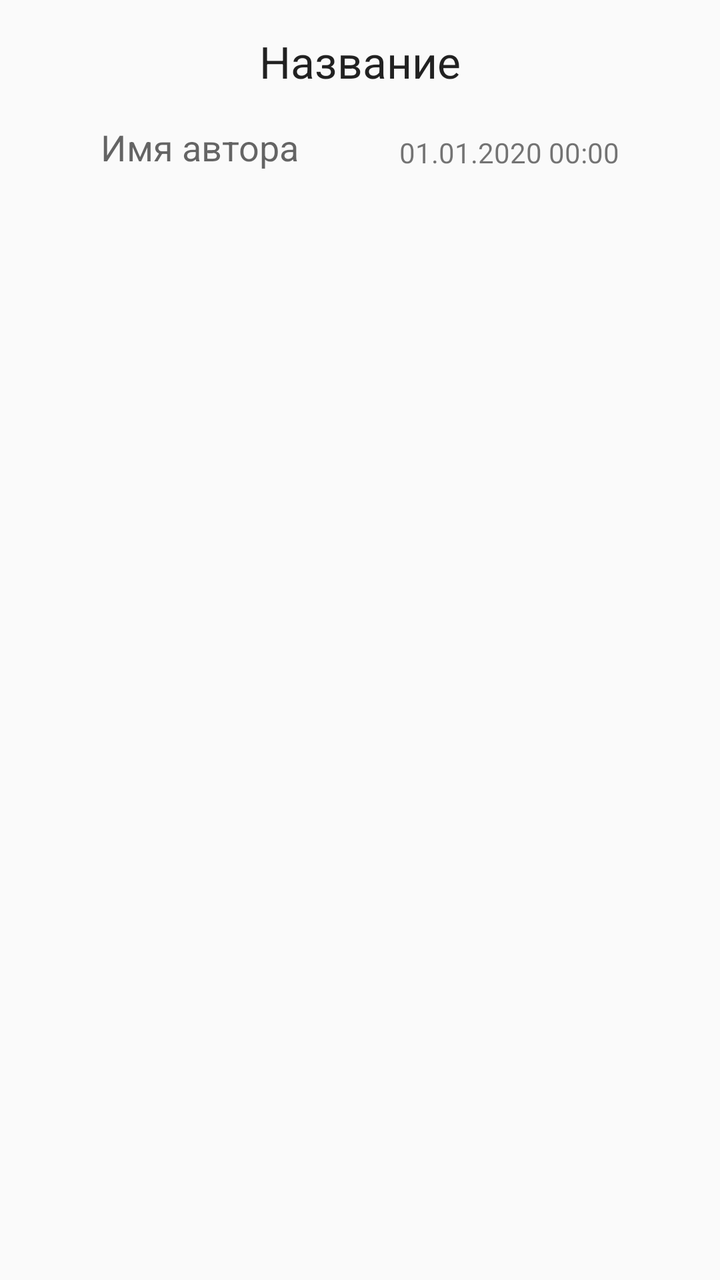
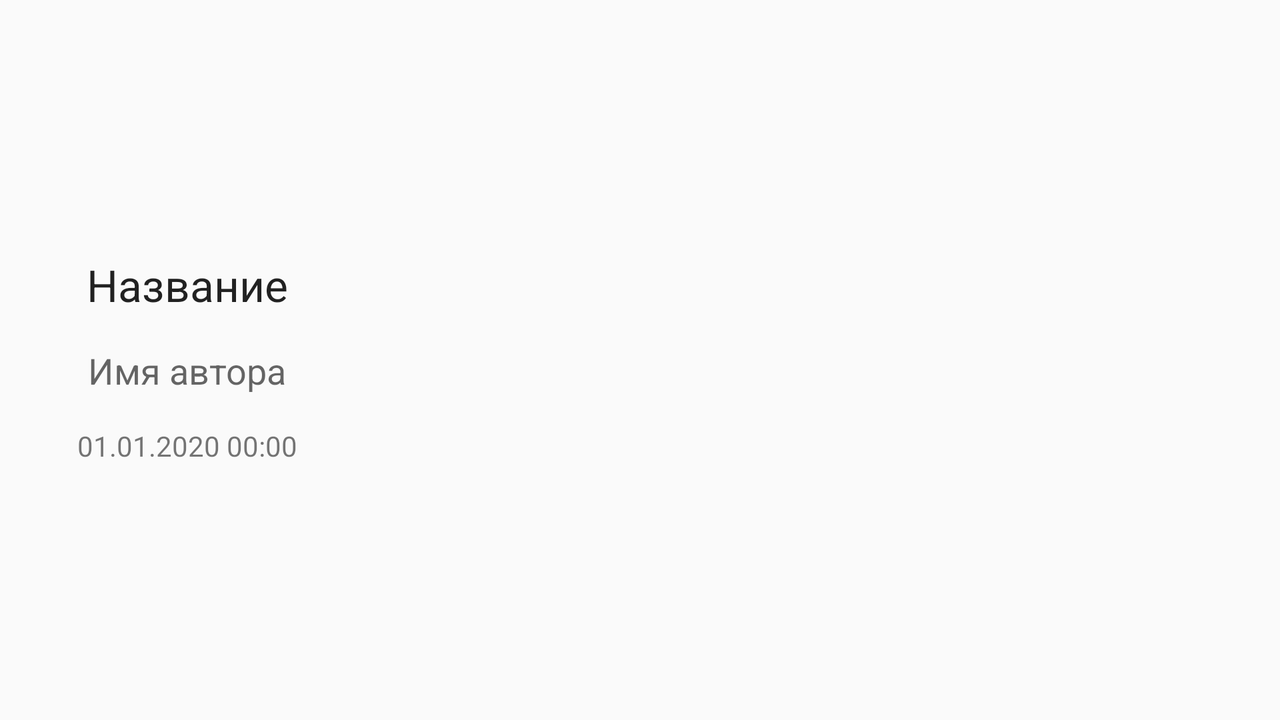

An Android layout and its configuration variant, each rendered on a device that would load it. The default file and the variant file are quoted in full after the pictures.
<!-- AndroidManifest.xml: application theme AppTheme -->
<!-- res/layout/content_art.xml -->
<?xml version="1.0" encoding="utf-8"?>
<FrameLayout xmlns:android="http://schemas.android.com/apk/res/android"
    xmlns:app="http://schemas.android.com/apk/res-auto"
    xmlns:tools="http://schemas.android.com/tools"
    android:layout_width="match_parent"
    android:layout_height="match_parent"
    app:layout_behavior="@string/appbar_scrolling_view_behavior"
    tools:showIn="@layout/activity_art">

    <androidx.constraintlayout.widget.ConstraintLayout
        android:id="@+id/content"
        android:layout_width="match_parent"
        android:layout_height="match_parent">

        <TextView
            android:id="@+id/txt_art_name"
            android:layout_width="wrap_content"
            android:layout_height="wrap_content"
            android:layout_marginStart="16dp"
            android:layout_marginLeft="16dp"
            android:layout_marginTop="16dp"
            android:layout_marginEnd="16dp"
            android:layout_marginRight="16dp"
            android:text="@string/art_name_placeholder"
            android:textAppearance="@style/TextAppearance.AppCompat.Large"
            app:layout_constraintEnd_toEndOf="parent"
            app:layout_constraintStart_toStartOf="parent"
            app:layout_constraintTop_toTopOf="parent" />

        <TextView
            android:id="@+id/txt_author_name"
            android:layout_width="wrap_content"
            android:layout_height="wrap_content"
            android:layout_marginStart="16dp"
            android:layout_marginLeft="16dp"
            android:layout_marginTop="16dp"
            android:text="@string/author_name_placeholder"
            android:textAppearance="@style/TextAppearance.AppCompat.Medium"
            app:layout_constraintEnd_toStartOf="@+id/txt_created"
            app:layout_constraintStart_toStartOf="parent"
            app:layout_constraintTop_toBottomOf="@+id/txt_art_name" />

        <TextView
            android:id="@+id/txt_created"
            android:layout_width="wrap_content"
            android:layout_height="wrap_content"
            android:layout_marginStart="16dp"
            android:layout_marginLeft="16dp"
            android:layout_marginEnd="16dp"
            android:layout_marginRight="16dp"
            android:text="@string/date_time_placeholder"
            android:textAppearance="@style/TextAppearance.AppCompat.Small"
            app:layout_constraintBottom_toBottomOf="@+id/txt_author_name"
            app:layout_constraintEnd_toEndOf="parent"
            app:layout_constraintStart_toEndOf="@+id/txt_author_name" />

        <FrameLayout
            android:id="@+id/map_container"
            android:layout_width="match_parent"
            android:layout_height="0dp"
            android:layout_marginStart="16dp"
            android:layout_marginLeft="16dp"
            android:layout_marginTop="32dp"
            android:layout_marginEnd="16dp"
            android:layout_marginRight="16dp"
            android:layout_marginBottom="16dp"
            app:layout_constraintBottom_toBottomOf="parent"
            app:layout_constraintEnd_toEndOf="parent"
            app:layout_constraintStart_toStartOf="parent"
            app:layout_constraintTop_toBottomOf="@+id/txt_author_name"
            app:layout_constraintVertical_weight="1" />

    </androidx.constraintlayout.widget.ConstraintLayout>

    <include
        layout="@layout/overlay_loading"
        android:layout_width="match_parent"
        android:layout_height="match_parent" />
</FrameLayout>
<!-- res/layout/activity_art.xml (included above) -->
<?xml version="1.0" encoding="utf-8"?>
<androidx.coordinatorlayout.widget.CoordinatorLayout xmlns:android="http://schemas.android.com/apk/res/android"
    xmlns:app="http://schemas.android.com/apk/res-auto"
    xmlns:tools="http://schemas.android.com/tools"
    android:layout_width="match_parent"
    android:layout_height="match_parent"
    tools:context=".modules.artdetails.ArtDetailsActivity">

    <com.google.android.material.appbar.AppBarLayout
        android:layout_width="match_parent"
        android:layout_height="wrap_content"
        android:theme="@style/AppTheme.AppBarOverlay">

        <androidx.appcompat.widget.Toolbar
            android:id="@+id/toolbar"
            android:layout_width="match_parent"
            android:layout_height="?attr/actionBarSize"
            android:background="?attr/colorPrimary"
            app:popupTheme="@style/AppTheme.PopupOverlay"
            app:title="@string/gps_art"/>

    </com.google.android.material.appbar.AppBarLayout>

    <include layout="@layout/content_art"/>
</androidx.coordinatorlayout.widget.CoordinatorLayout>
<!-- res/layout/overlay_loading.xml (included above) -->
<?xml version="1.0" encoding="utf-8"?>
<LinearLayout xmlns:android="http://schemas.android.com/apk/res/android"
    android:id="@+id/loading_holder"
    android:layout_width="match_parent"
    android:layout_height="match_parent"
    android:alpha="0.5"
    android:animateLayoutChanges="true"
    android:background="#000000"
    android:gravity="center"
    android:orientation="vertical"
    android:visibility="gone">

    <TextView
        android:id="@+id/progress_text"
        android:layout_width="wrap_content"
        android:layout_height="wrap_content"
        android:gravity="center"
        android:text="@string/loading_placeholder"
        android:textAppearance="@style/TextAppearance.AppCompat.Large"
        android:textColor="@android:color/white" />

    <ProgressBar
        style="?android:attr/progressBarStyleLarge"
        android:layout_width="wrap_content"
        android:layout_height="wrap_content"
        android:layout_marginTop="16dp"
        android:indeterminate="true" />
</LinearLayout>
<!-- resources referenced by this layout -->
<resources>
  <string name="art_name_placeholder">Название</string>
  <string name="author_name_placeholder">Имя автора</string>
  <string name="date_time_placeholder">01.01.2020 00:00</string>
  <string name="gps_art">GPS арт</string>
  <string name="loading_placeholder">Загрузка, пожалуйста, подождите…</string>
  <style name="AppTheme.AppBarOverlay" parent="ThemeOverlay.AppCompat.Dark.ActionBar" />
  <style name="AppTheme.PopupOverlay" parent="ThemeOverlay.AppCompat.Light" />
  <style name="AppTheme" parent="Theme.AppCompat.Light.DarkActionBar">
          
          <item name="colorPrimary">@color/colorPrimary</item>
          <item name="colorPrimaryDark">@color/colorPrimaryDark</item>
          <item name="colorAccent">@color/colorAccent</item>
      </style>
  <color name="colorPrimary">#6200EE</color>
  <color name="colorPrimaryDark">#3700B3</color>
  <color name="colorAccent">#03DAC5</color>
</resources>
<!-- res/layout-land/content_art.xml (the repository's variant of the layout above) -->
<!-- drawn on the phone turned sideways -->
<?xml version="1.0" encoding="utf-8"?>
<FrameLayout xmlns:android="http://schemas.android.com/apk/res/android"
    xmlns:app="http://schemas.android.com/apk/res-auto"
    xmlns:tools="http://schemas.android.com/tools"
    android:layout_width="match_parent"
    android:layout_height="match_parent"
    app:layout_behavior="@string/appbar_scrolling_view_behavior"
    tools:showIn="@layout/activity_art">

    <androidx.constraintlayout.widget.ConstraintLayout
        android:id="@+id/content"
        android:layout_width="match_parent"
        android:layout_height="match_parent">


        <LinearLayout
            android:id="@+id/art_info"
            android:layout_width="0dp"
            android:layout_height="match_parent"
            android:gravity="center"
            android:orientation="vertical"
            android:padding="16dp"
            app:layout_constraintBottom_toBottomOf="parent"
            app:layout_constraintEnd_toStartOf="@+id/map_container"
            app:layout_constraintHorizontal_weight="0.3"
            app:layout_constraintStart_toStartOf="parent"
            app:layout_constraintTop_toTopOf="parent">

            <TextView
                android:id="@+id/txt_art_name"
                android:layout_width="wrap_content"
                android:layout_height="wrap_content"
                android:text="@string/art_name_placeholder"
                android:textAppearance="@style/TextAppearance.AppCompat.Large" />

            <TextView
                android:id="@+id/txt_author_name"
                android:layout_width="wrap_content"
                android:layout_height="wrap_content"
                android:layout_marginTop="16dp"
                android:text="@string/author_name_placeholder"
                android:textAppearance="@style/TextAppearance.AppCompat.Medium" />

            <TextView
                android:id="@+id/txt_created"
                android:layout_width="wrap_content"
                android:layout_height="wrap_content"
                android:layout_marginTop="16dp"
                android:text="@string/date_time_placeholder"
                android:textAppearance="@style/TextAppearance.AppCompat.Small" />
        </LinearLayout>

        <FrameLayout
            android:id="@+id/map_container"
            android:layout_width="0dp"
            android:layout_height="match_parent"
            android:layout_marginTop="16dp"
            android:layout_marginEnd="16dp"
            android:layout_marginRight="16dp"
            android:layout_marginBottom="16dp"
            app:layout_constraintBottom_toBottomOf="parent"
            app:layout_constraintEnd_toEndOf="parent"
            app:layout_constraintHorizontal_weight="0.7"
            app:layout_constraintStart_toEndOf="@+id/art_info"
            app:layout_constraintTop_toTopOf="parent" />

    </androidx.constraintlayout.widget.ConstraintLayout>

    <include
        layout="@layout/overlay_loading"
        android:layout_width="match_parent"
        android:layout_height="match_parent" />
</FrameLayout>
<!-- res/layout/content_art.xml (included above) -->
<?xml version="1.0" encoding="utf-8"?>
<FrameLayout xmlns:android="http://schemas.android.com/apk/res/android"
    xmlns:app="http://schemas.android.com/apk/res-auto"
    xmlns:tools="http://schemas.android.com/tools"
    android:layout_width="match_parent"
    android:layout_height="match_parent"
    app:layout_behavior="@string/appbar_scrolling_view_behavior"
    tools:showIn="@layout/activity_art">

    <androidx.constraintlayout.widget.ConstraintLayout
        android:id="@+id/content"
        android:layout_width="match_parent"
        android:layout_height="match_parent">

        <TextView
            android:id="@+id/txt_art_name"
            android:layout_width="wrap_content"
            android:layout_height="wrap_content"
            android:layout_marginStart="16dp"
            android:layout_marginLeft="16dp"
            android:layout_marginTop="16dp"
            android:layout_marginEnd="16dp"
            android:layout_marginRight="16dp"
            android:text="@string/art_name_placeholder"
            android:textAppearance="@style/TextAppearance.AppCompat.Large"
            app:layout_constraintEnd_toEndOf="parent"
            app:layout_constraintStart_toStartOf="parent"
            app:layout_constraintTop_toTopOf="parent" />

        <TextView
            android:id="@+id/txt_author_name"
            android:layout_width="wrap_content"
            android:layout_height="wrap_content"
            android:layout_marginStart="16dp"
            android:layout_marginLeft="16dp"
            android:layout_marginTop="16dp"
            android:text="@string/author_name_placeholder"
            android:textAppearance="@style/TextAppearance.AppCompat.Medium"
            app:layout_constraintEnd_toStartOf="@+id/txt_created"
            app:layout_constraintStart_toStartOf="parent"
            app:layout_constraintTop_toBottomOf="@+id/txt_art_name" />

        <TextView
            android:id="@+id/txt_created"
            android:layout_width="wrap_content"
            android:layout_height="wrap_content"
            android:layout_marginStart="16dp"
            android:layout_marginLeft="16dp"
            android:layout_marginEnd="16dp"
            android:layout_marginRight="16dp"
            android:text="@string/date_time_placeholder"
            android:textAppearance="@style/TextAppearance.AppCompat.Small"
            app:layout_constraintBottom_toBottomOf="@+id/txt_author_name"
            app:layout_constraintEnd_toEndOf="parent"
            app:layout_constraintStart_toEndOf="@+id/txt_author_name" />

        <FrameLayout
            android:id="@+id/map_container"
            android:layout_width="match_parent"
            android:layout_height="0dp"
            android:layout_marginStart="16dp"
            android:layout_marginLeft="16dp"
            android:layout_marginTop="32dp"
            android:layout_marginEnd="16dp"
            android:layout_marginRight="16dp"
            android:layout_marginBottom="16dp"
            app:layout_constraintBottom_toBottomOf="parent"
            app:layout_constraintEnd_toEndOf="parent"
            app:layout_constraintStart_toStartOf="parent"
            app:layout_constraintTop_toBottomOf="@+id/txt_author_name"
            app:layout_constraintVertical_weight="1" />

    </androidx.constraintlayout.widget.ConstraintLayout>

    <include
        layout="@layout/overlay_loading"
        android:layout_width="match_parent"
        android:layout_height="match_parent" />
</FrameLayout>
